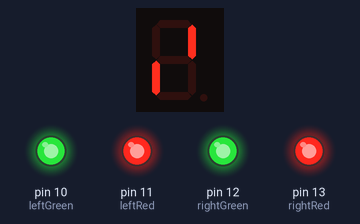
A sketch run on a simulated Arduino Uno, built with avr-gcc and run on an emulated ATmega328P. Shown: 1-digit seven-segment display, output pins drawn as LEDs (lit = HIGH). Wiring (inferred from the names in the program): 1-digit 7-segment display, segments lit when HIGH: segments pin 3, pin 2, pin 4, pin 5, pin 6, pin 9, pin 8, pin 7. Random numbers use the default seed unless the sketch sets one; the segment pins are drawn as the display they are named for; pins used as bus, display or sensor lines are not drawn.

Above: at 0.9 s.
At 8.7 s:
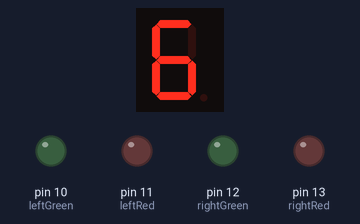
At 13.9 s:
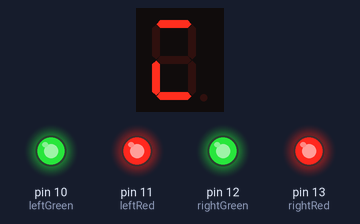
At 18.1 s:
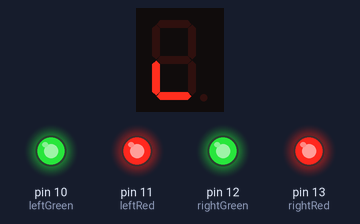
At 26.6 s:
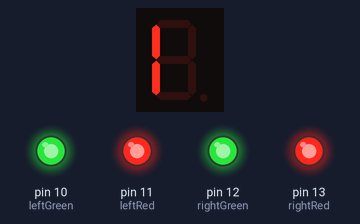
At 35.3 s:
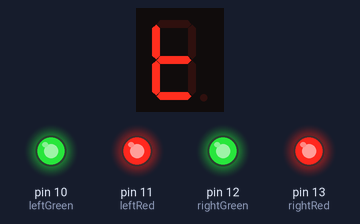
Timing chart, 0 to 40.0 s (numbered marks = the images above):
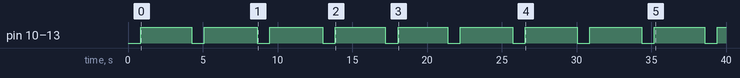

The sketch:

game.ino
```cpp
/*
  Alexander Freyr Lúðvíksson
  Helga Eyþórsdóttir
  Íris Ósk Óttardóttir
  Jóhann Kjartansson
*/

const int rightButton = 1;
const int leftButton = 0;

const int rightRed = 13;
const int rightGreen = 12;
const int leftGreen = 10;
const int leftRed = 11;

int A = 3;
int B = 2;
int C = 4;
int D = 5;
int DP = 7;
int E = 6;
int F = 9;
int G = 8;

void setup()
{
  // Buttons
  pinMode(rightButton, INPUT);
  pinMode(leftButton, INPUT);

  // LED's
  pinMode(rightRed, OUTPUT);
  pinMode(rightGreen, OUTPUT);
  pinMode(leftRed, OUTPUT);
  pinMode(leftGreen, OUTPUT);

  // Display
  pinMode(A, OUTPUT);
  pinMode(B, OUTPUT);
  pinMode(C, OUTPUT);
  pinMode(D, OUTPUT);
  pinMode(E, OUTPUT);
  pinMode(F, OUTPUT);
  pinMode(G, OUTPUT);
  pinMode(DP, OUTPUT);

  Serial.begin(9600);
  waitForStart();
}

int displayCounter = random(4, 10);
int timerSpeed = random(250, 550);
void loop()
{
  // Check if game is over
  if(isOver())
  {
    // Update the display
    changeNumber(displayCounter);

    if(displayCounter == 0)
    {
      // Making sure the counter doesn't go below 0
      changeNumber(0);
    }
    else
    {
      // To make sure the counter doesn't decrement way to fast for the
      // players, we wait a few seconds to update the display again.
      int starttime = millis();
      int endtime = starttime;
      while((endtime - starttime) <= timerSpeed)
      {
        // If players press the button too early, they should lose, so we
        // still have to check for button presses while we are waiting for the
        // display to update.
        checkPress();
        endtime = millis();
      }
      displayCounter--;
    }
    checkPress();
  }else{
    delay(3000); // Wait 3 seconds before restarting the game
    waitForStart();
  }
}

/*
  Check if the game is over by checking if any lightbulbs are on.
*/
bool isOver()
{
  if(digitalRead(leftGreen)  == LOW &&
     digitalRead(leftRed)    == LOW &&
     digitalRead(rightGreen) == LOW &&
     digitalRead(rightRed)   == LOW)
  {
    return true;
  }
  return false;
}

/*
  The program will wait for user input to start,
  when either of the two buttons are pressed the game will
  start.
*/
void waitForStart()
{
  // Reset variables
  digitalWrite(leftGreen, LOW);
  digitalWrite(leftRed, LOW);
  digitalWrite(rightGreen, LOW);
  digitalWrite(rightRed, LOW);
  displayCounter = random(3, 10);
  timerSpeed = random(250, 550);

  // Wait for input
  bool running = true;

  int animCounter = 0;
  while(running)
  {
    if(animCounter % 6 == 0)
    {
      animCounter = 0;
    }
    animation(animCounter);
    animCounter++;
    int leftButtonState = digitalRead(leftButton);
    int rightButtonState = digitalRead(rightButton);

    if(leftButtonState == LOW || rightButtonState == LOW)
    {
      running = false;
    }
  }
  // Give the player some time to release the button before
  // the game starts.
  delay(750);
}

/*
Function checks if a button is pressed.

If a button is pressed the function will light the LED lights,
with a winner (green) and a loser (red).
*/
void checkPress()
{
  int leftButtonState = digitalRead(leftButton);
  int rightButtonState = digitalRead(rightButton);

  // If any lightbulbs are on, the game is over and no more buttons can be pressed.
  if(isOver())
  {
    // If left button is pressed.
    if(leftButtonState == LOW)
    {
      // If timer has reached zero when player presses his button
      if(displayCounter == 0)
      {
        // Light the green LED on the left side and red LED on the right side
        digitalWrite(leftGreen, HIGH);
        digitalWrite(rightRed, HIGH);
      }
      else
      {
        digitalWrite(leftRed, HIGH);
        digitalWrite(rightGreen, HIGH);
      }
    }

    // If right button is pressed.
    if(rightButtonState == LOW)
    {
      if(displayCounter == 0)
      {
        digitalWrite(rightGreen, HIGH);
        digitalWrite(leftRed, HIGH);
      }
      else
      {
        digitalWrite(rightRed, HIGH);
        digitalWrite(leftGreen, HIGH);
      }
    }
  }
}

/*
  Animates the display to go in circles.
*/
void animation(int number)
{
  digitalWrite(A, HIGH);
  digitalWrite(B, HIGH);
  digitalWrite(C, HIGH);
  digitalWrite(D, HIGH);
  digitalWrite(E, HIGH);
  digitalWrite(F, HIGH);
  digitalWrite(G, HIGH);
  switch(number)
  {
    case 0:
      digitalWrite(B, LOW);
      break;
    case 1:
      digitalWrite(C, LOW);
      break;
    case 2:
      digitalWrite(D, LOW);
      break;
    case 3:
      digitalWrite(E, LOW);
      break;
    case 4:
      digitalWrite(F, LOW);
      break;
    case 5:
      digitalWrite(A, LOW);
      break;
  }
  delay(100);
}

//The method that displays the numbers
void changeNumber(int buttonPress)
{
  switch (buttonPress)
  {
    //number 0
    case 0:
      digitalWrite(A, LOW);
      digitalWrite(B, LOW);
      digitalWrite(C, LOW);
      digitalWrite(D, LOW);
      digitalWrite(E, LOW);
      digitalWrite(F, LOW);
      digitalWrite(G, HIGH);
      break;
    //number 1
    case 1:
      digitalWrite(A, HIGH);
      digitalWrite(B, LOW);
      digitalWrite(C, LOW);
      digitalWrite(D, HIGH);
      digitalWrite(E, HIGH);
      digitalWrite(F, HIGH);
      digitalWrite(G, HIGH);
      break;
    //number 2
    case 2:
      digitalWrite(A, LOW);
      digitalWrite(B, LOW);
      digitalWrite(C, HIGH);
      digitalWrite(D, LOW);
      digitalWrite(E, LOW);
      digitalWrite(F, HIGH);
      digitalWrite(G, LOW);
      break;
    //number 3
    case 3:
      digitalWrite(A, LOW);
      digitalWrite(B, LOW);
      digitalWrite(C, LOW);
      digitalWrite(D, LOW);
      digitalWrite(E, HIGH);
      digitalWrite(F, HIGH);
      digitalWrite(G, LOW);
      break;
    //number 4
    case 4:
      digitalWrite(A, HIGH);
      digitalWrite(B, LOW);
      digitalWrite(C, LOW);
      digitalWrite(D, HIGH);
      digitalWrite(E, HIGH);
      digitalWrite(F, LOW);
      digitalWrite(G, LOW);
      break;
    //number 5
    case 5:
      digitalWrite(A, LOW);
      digitalWrite(B, HIGH);
      digitalWrite(C, LOW);
      digitalWrite(D, LOW);
      digitalWrite(E, HIGH);
      digitalWrite(F, LOW);
      digitalWrite(G, LOW);
      break;
    //number 6
    case 6:
      digitalWrite(A, LOW);
      digitalWrite(B, HIGH);
      digitalWrite(C, LOW);
      digitalWrite(D, LOW);
      digitalWrite(E, LOW);
      digitalWrite(F, LOW);
      digitalWrite(G, LOW);
      break;
    //number 7
    case 7:
      digitalWrite(A, LOW);
      digitalWrite(B, LOW);
      digitalWrite(C, LOW);
      digitalWrite(D, HIGH);
      digitalWrite(E, HIGH);
      digitalWrite(F, HIGH);
      digitalWrite(G, HIGH);
      break;
    //number 8
    case 8:
      digitalWrite(A, LOW);
      digitalWrite(B, LOW);
      digitalWrite(C, LOW);
      digitalWrite(D, LOW);
      digitalWrite(E, LOW);
      digitalWrite(F, LOW);
      digitalWrite(G, LOW);
      break;
    //number 9
    case 9:
      digitalWrite(A, LOW);
      digitalWrite(B, LOW);
      digitalWrite(C, LOW);
      digitalWrite(D, HIGH);
      digitalWrite(E, HIGH);
      digitalWrite(F, LOW);
      digitalWrite(G, LOW);
      break;
  }
}
```

Measured:
- by itself, pin 10 (leftGreen), pin 11 (leftRed), pin 12 (rightGreen), pin 13 (rightRed): alternates HIGH for 3.5 s and LOW for 0.85 s
- what the display in image 0 shows lasts 3.4 s, from 0.9 s to 4.3 s
- what the display in image 1 shows lasts 0.9 s, from 8.6 s to 9.5 s
- what the display in image 3 shows lasts 3.3 s, from 18.1 s to 21.4 s
- what the display in image 4 shows lasts 3.4 s, from 26.6 s to 30.0 s
